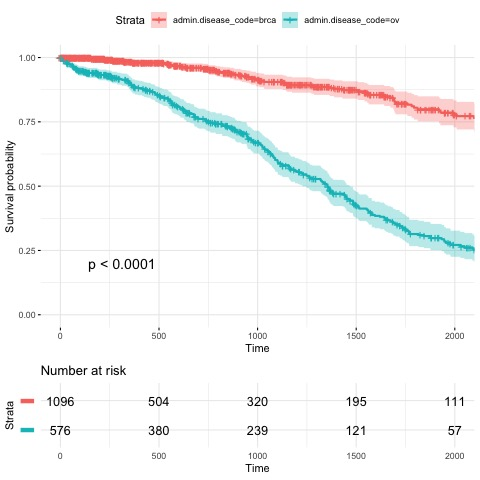

This figure's R source:
library(survminer)
library(RTCGA.clinical)
library(survival)

times = read.csv("surv0.csv", header=FALSE)
times <- as.numeric(unlist(times))
patient.vital_status = read.csv("surv1.csv", header=FALSE)
patient.vital_status <- as.double(unlist(patient.vital_status))
admin.disease_code = read.csv("surv2.csv", header=FALSE)
admin.disease_code <- as.character(unlist(admin.disease_code))


dat <- list(times, patient.vital_status, admin.disease_code)

jpeg('surv.png')
fit <- survfit(Surv(times, patient.vital_status) ~ admin.disease_code)
# Visualize with survminer
#ggsurvplot(fit, data =  dat)

ggsurvplot(
   fit,                     # survfit object with calculated statistics.
   data = BRCAOV.survInfo,  # data used to fit survival curves. 
   risk.table = TRUE,       # show risk table.
   pval = TRUE,             # show p-value of log-rank test.
   conf.int = TRUE,         # show confidence intervals for 
                            # point estimaes of survival curves.
   xlim = c(0,2000),        # present narrower X axis, but not affect
                            # survival estimates.
   break.time.by = 500,     # break X axis in time intervals by 500.
   ggtheme = theme_minimal(), # customize plot and risk table with a theme.
 risk.table.y.text.col = T, # colour risk table text annotations.
  risk.table.y.text = FALSE # show bars instead of names in text annotations
                            # in legend of risk table
)
dev.off()